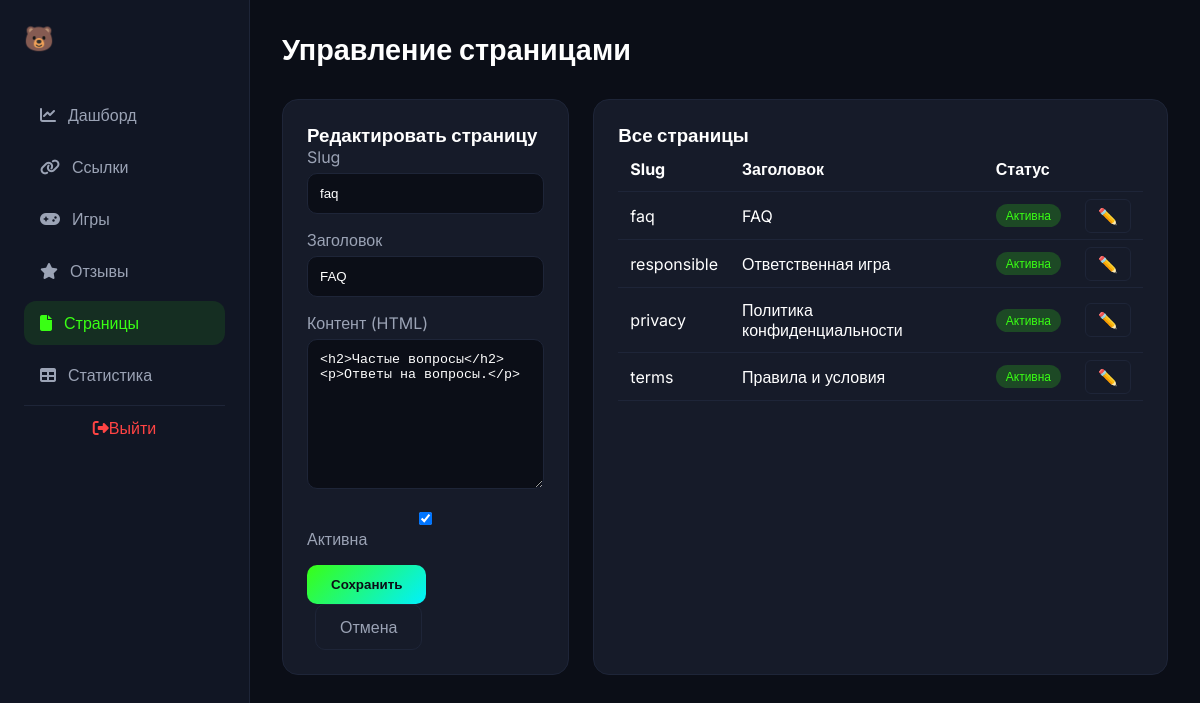
Screenshot of /admin/pages.php?edit=4 (signed in) with the database file from the repository.
### tables this page shows
CREATE TABLE pages (
    id INT AUTO_INCREMENT PRIMARY KEY,
    slug VARCHAR(50) NOT NULL UNIQUE,
    title VARCHAR(255) NOT NULL,
    content TEXT,
    is_active TINYINT(1) DEFAULT 1,
    created_at TIMESTAMP DEFAULT CURRENT_TIMESTAMP,
    updated_at TIMESTAMP DEFAULT CURRENT_TIMESTAMP ON UPDATE CURRENT_TIMESTAMP
);

### admin/pages.php (the view, shortened to what this page needs)
<?php
$db = getDB(); $message = '';
$pages = $db->query("SELECT * FROM pages ORDER BY id DESC")->fetchAll();
$edit = null;
if (isset($_GET['edit'])) { $stmt = $db->prepare("SELECT * FROM pages WHERE id=?"); $stmt->execute([$_GET['edit']]); $edit = $stmt->fetch(); }
?>
<!DOCTYPE html>
<html lang="ru">
<head>
    <link rel="stylesheet" href="https://cdnjs.cloudflare.com/ajax/libs/font-awesome/6.4.0/css/all.min.css">
</head>
<body>
    <aside class="sidebar">
        <div class="sidebar-logo">🐻</div>
        <ul class="sidebar-nav">
            <li><a href="dashboard.php"><i class="fas fa-chart-line"></i>Дашборд</a></li>
            <li><a href="links.php"><i class="fas fa-link"></i>Ссылки</a></li>
            <li><a href="games.php"><i class="fas fa-gamepad"></i>Игры</a></li>
            <li><a href="reviews.php"><i class="fas fa-star"></i>Отзывы</a></li>
            <li><a href="pages.php" class="active"><i class="fas fa-file"></i>Страницы</a></li>
            <li><a href="stats.php"><i class="fas fa-table"></i>Статистика</a></li>
        </ul>
        <a href="logout.php" class="sidebar-logout"><i class="fas fa-sign-out-alt"></i>Выйти</a>
    </aside>
    <main class="main-content">
        <h1 class="page-title">Управление страницами</h1>
        <div class="content-grid">
            <div class="form-card">
                <h3><?=$edit?'Редактировать':'Добавить'?> страницу</h3>
                <form method="POST">
                    <div class="form-group"><label>Slug</label><input type="text" name="slug" value="<?=$edit['slug']??''?>" <?=$edit?'readonly':''?> required></div>
                    <div class="form-group"><label>Заголовок</label><input type="text" name="title" value="<?=$edit['title']??''?>" required></div>
                    <div class="form-group"><label>Контент (HTML)</label><textarea name="content"><?=$edit['content']??''?></textarea></div>
                    <div class="form-group"><label><input type="checkbox" name="is_active" <?=($edit['is_active']??1)?'checked':''?>> Активна</label></div>
                    <button type="submit" class="btn-save">Сохранить</button>
                    <?php if($edit):?><a href="pages.php" class="btn-cancel">Отмена</a><?php endif;?>
                </form>
            </div>
            <div class="list-card">
                <h3>Все страницы</h3>
                <table>
                    <thead><tr><th>Slug</th><th>Заголовок</th><th>Статус</th><th></th></tr></thead>
                    <tbody>
                        <?php foreach($pages as $p):?>
                        <tr>
                            <td><?=$p['slug']?></td><td><?=htmlspecialchars($p['title'])?></td>
                            <td><span class="badge badge-active"><?=$p['is_active']?'Активна':'Скрыта'?></span></td>
                            <td><a href="?edit=<?=$p['id']?>" class="btn-action">✏️</a></td>
                        </tr>
                        <?php endforeach;?>
                    </tbody>
                </table>
            </div>
        </div>
    </main>
</body>
</html>

### admin/pages.php (style rules this page uses)
* { margin:0;padding:0;box-sizing:border-box }
body { font-family:'Inter',sans-serif;background:#0B0E17;color:#FFF;display:flex;min-height:100vh }
.sidebar { width:250px;background:#111624;border-right:1px solid #1E2538;padding:24px;position:fixed;height:100vh }
.sidebar-logo { font-size:1.5rem;font-weight:700;margin-bottom:40px;color:#39FF14 }
.sidebar-nav { list-style:none }
.sidebar-nav li { margin-bottom:8px }
.sidebar-nav a { display:flex;align-items:center;gap:12px;padding:12px 16px;color:#9BA3B5;text-decoration:none;border-radius:12px }
.sidebar-nav a:hover,.sidebar-nav a.active { background:rgba(57,255,20,0.1);color:#39FF14 }
.sidebar-logout { display:block;padding:12px;text-align:center;color:#ff4444;text-decoration:none;border-top:1px solid #1E2538;margin-top:auto }
.main-content { margin-left:250px;flex:1;padding:32px }
.page-title { font-size:1.8rem;font-weight:700;margin-bottom:32px }
.content-grid { display:grid;grid-template-columns:1fr 2fr;gap:24px }
.form-card,.list-card { background:#161B29;border:1px solid #1E2538;border-radius:16px;padding:24px }
.form-group { margin-bottom:16px }
.form-group label { display:block;color:#9BA3B5;margin-bottom:6px }
.form-group input,.form-group textarea { width:100%;padding:12px;background:#0B0E17;border:1px solid #1E2538;border-radius:10px;color:#FFF }
.form-group textarea { resize:vertical;min-height:150px }
.btn-save { padding:12px 24px;background:linear-gradient(135deg,#39FF14,#00F0FF);border:none;border-radius:10px;color:#0B0E17;font-weight:700;cursor:pointer }
.btn-cancel { padding:12px 24px;background:transparent;border:1px solid #1E2538;border-radius:10px;color:#9BA3B5;cursor:pointer;margin-left:8px;text-decoration:none;display:inline-block }
table { width:100%;border-collapse:collapse }
th,td { padding:12px;text-align:left;border-bottom:1px solid #1E2538 }
.btn-action { padding:6px 12px;border:1px solid #1E2538;border-radius:6px;color:#9BA3B5;text-decoration:none }
.badge { display:inline-block;padding:4px 10px;border-radius:20px;font-size:.75rem }
.badge-active { background:rgba(57,255,20,0.2);color:#39FF14 }

### rows the page displays
pages: slug "faq", title "FAQ", content "<h2>Частые вопросы</h2><p>Ответы на вопросы.</p>", is_active "☑", shows "Активна"
pages: slug "responsible", title "Ответственная игра", is_active "Активна"
pages: slug "privacy", title "Политика конфиденциальности", is_active "Активна"
pages: slug "terms", title "Правила и условия", is_active "Активна"
